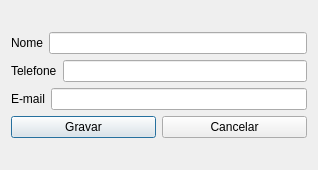
<?xml version="1.0" encoding="UTF-8"?>
<ui version="4.0">
 <class>fm_novocontato</class>
 <widget class="QDialog" name="fm_novocontato">
  <property name="geometry">
   <rect>
    <x>0</x>
    <y>0</y>
    <width>318</width>
    <height>170</height>
   </rect>
  </property>
  <property name="windowTitle">
   <string>Dialog</string>
  </property>
  <layout class="QVBoxLayout" name="verticalLayout_2">
   <item>
    <layout class="QVBoxLayout" name="verticalLayout">
     <item>
      <layout class="QHBoxLayout" name="horizontalLayout">
       <item>
        <widget class="QLabel" name="label">
         <property name="text">
          <string>Nome</string>
         </property>
        </widget>
       </item>
       <item>
        <widget class="QLineEdit" name="leNome"/>
       </item>
      </layout>
     </item>
     <item>
      <layout class="QHBoxLayout" name="horizontalLayout_2">
       <item>
        <widget class="QLabel" name="label_2">
         <property name="text">
          <string>Telefone</string>
         </property>
        </widget>
       </item>
       <item>
        <widget class="QLineEdit" name="leTelefone"/>
       </item>
      </layout>
     </item>
     <item>
      <layout class="QHBoxLayout" name="horizontalLayout_3">
       <item>
        <widget class="QLabel" name="label_3">
         <property name="text">
          <string>E-mail</string>
         </property>
        </widget>
       </item>
       <item>
        <widget class="QLineEdit" name="leEmail"/>
       </item>
      </layout>
     </item>
     <item>
      <layout class="QHBoxLayout" name="horizontalLayout_4">
       <item>
        <widget class="QPushButton" name="btGravar">
         <property name="text">
          <string>Gravar</string>
         </property>
        </widget>
       </item>
       <item>
        <widget class="QPushButton" name="btCancelar">
         <property name="text">
          <string>Cancelar</string>
         </property>
        </widget>
       </item>
      </layout>
     </item>
    </layout>
   </item>
  </layout>
 </widget>
 <resources/>
 <connections/>
</ui>
